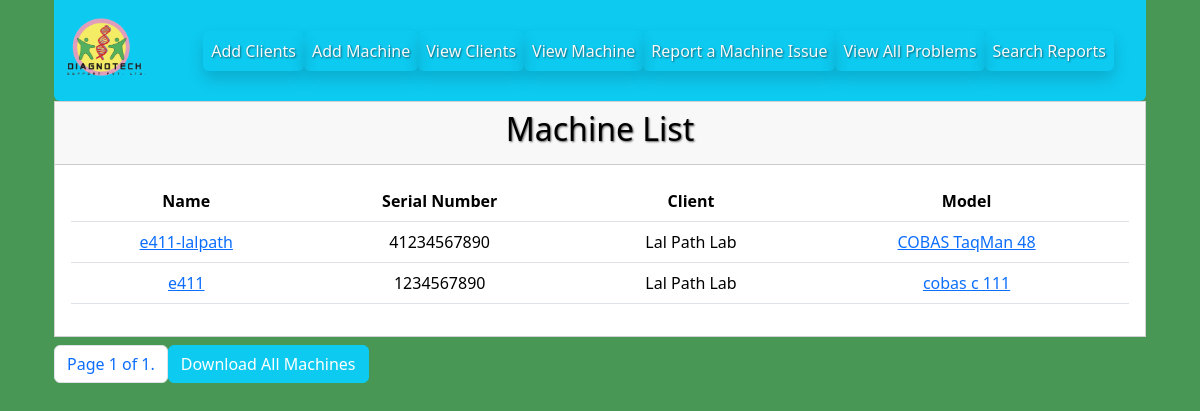
/machines/ (signed in), run on an earlier commit of the app's database.
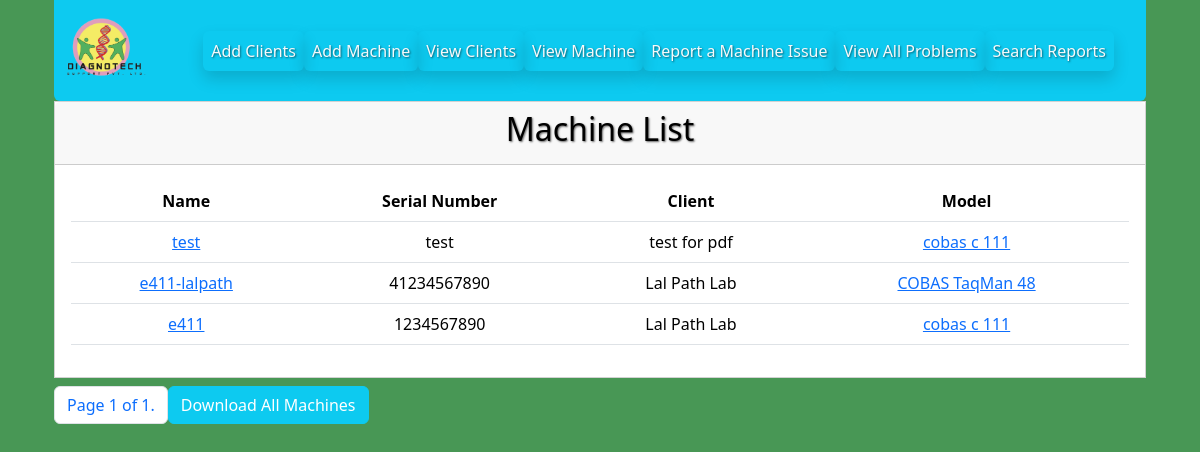
And on a later commit of the database.
### digidiagno/models/machinemodel.py (models this page shows, shortened)
class MachineModel(models.Model):
        machine_name = models.CharField( max_length=50, unique=True)
        machine_serial_number = models.CharField(max_length=50, unique=True)
        client = models.ForeignKey(ClientModel, null=True, blank=True, related_name='machine', on_delete=models.CASCADE)
        model = models.CharField(max_length=100, choices=status_choices, default='Processing')
        install_location = models.CharField(max_length=50, null=True, blank=True)
        class Meta:
            ordering = ['-id']

### digidiagno/models/clientmodel.py (models this page shows, shortened)
class ClientModel(models.Model):
    client_name = models.CharField( max_length=50)
    client_address = models.CharField( max_length=50)
    client_contact = models.CharField( max_length=50)
    contact_number = models.CharField(max_length=50, blank=True, null=True)
    contact_email = models.CharField(max_length=50, blank=True, null=True)
    warranty_amc_status = models.CharField(max_length=50, choices=choice, blank=True, null=True)
    class Meta:
            ordering = ['-id']
    def __str__(self):
                return self.client_name

### digidiagno/views/machineview.py (the view)
# urls.py: path('machines/', MachineView.view_machine, name='view_machine'),
    @login_required
    def view_machine(request):
       machine =  MachineModel.objects.all()
       paginator = Paginator(machine,25)
       page_number = request.GET.get('page')
       page_obj = paginator.get_page(page_number)
       return render(request, 'view_machine.html', {'machine':page_obj, 'page_obj':page_obj})

### digidiagno/templates/view_machine.html (shortened to what this page needs)
    {% extends 'base.html' %}
    {% block content %}
    {% if user.is_authenticated %}
    {% include "header.html" %}
    {% else %}
    <p>You are not logged in! Please login first</p>
    <a href="{% url 'login' %}"><button>
        Go To Login
    </button></a>
    {% endif %}
        <div class="container">
            <div class="row justify-content-center">
                <div class="col-12">
                    <div class="card text-center rounded-0 ">
                        <div class="card-header text-black"> <h2 class="h2 text-black">Machine List</h2></div>
                        <div class="card-body table-responsive">
                                <table class="table" >
                                    <tr>
                                        <th>Name</th>
                                        <th>Serial Number</th>
                                        <th>Client</th>
                                        <th>Model</th>
                                    </tr>
                                {% for x in machine %}
                                        <tr>
                                        <td>
                                            <a href="{% url 'machine_by_id' machine_id=x.id %}">
                                                {{ x.machine_name }}
                                            </a>
                                        </td>
                                        <td>{{ x.machine_serial_number}}</td>
                                        <td>{{ x.client}}</td>
                                        <td> <a href="{% url 'problem_by_machine_model' x.model%}">
                                            {{ x.model }}
                                        </a></td>
                                        </tr>
            {% endfor %}
        </table>
        </div>
        </div>
        </div>
        </div>
        <div class="row">
            <div class="col-lg-12">
                <div class="d-flex mt-2 .justify-content-end">
                    <nav aria-label="Page navigation example">
                        <ul class="pagination">
                          <li class="page-item"><a class="page-link" href="#">
                            Page {{ page_obj.number }} of {{ page_obj.paginator.num_pages }}.
                        </a></li>
                        </ul>
                      </nav>
                <a href="{%  url 'export_all_machines' %}" mx-auto><button class="btn btn-info mx-auto text-white h-auto" >
                    Download All Machines
                  </button></a></div>
            </div>
        </div>
        </div>
        {% endblock %}

What changed in the data, as far as the page shows it:
added MachineModel: machine_name "test", machine_serial_number "test", client "test for pdf", model "cobas c 111"
